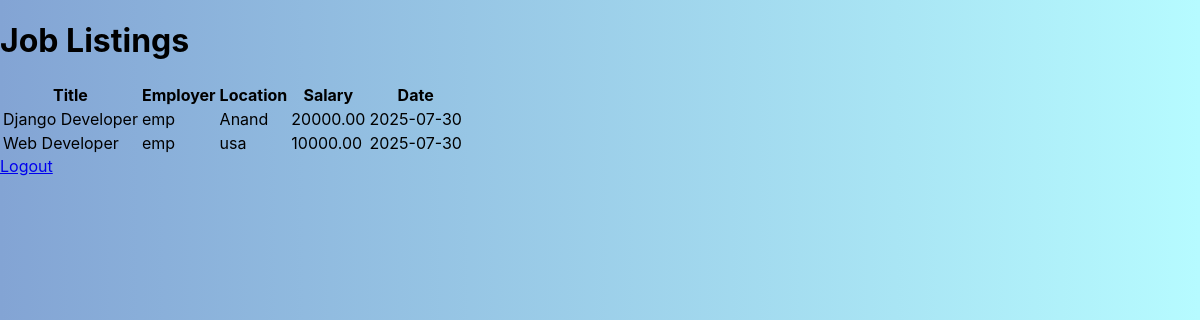
Page /manage-jobs/ (signed in) on the committed database.
### core/models.py (models this page shows, shortened)
class Job(models.Model):
    title = models.CharField(max_length=255)
    description = models.TextField()
    salary = models.DecimalField(max_digits=10, decimal_places=2)
    location = models.CharField(max_length=100)
    category = models.CharField(max_length=100)
    posted_by = models.ForeignKey(User, on_delete=models.CASCADE, related_name='jobs')
    date_posted = models.DateTimeField(auto_now_add=True)

class User(AbstractUser):
    ROLE_CHOICES = (
        ('job_seeker', 'Job Seeker'),
        ('employer', 'Employer'),
        ('admin', 'Admin'),
    )
    role = models.CharField(max_length=20, choices=ROLE_CHOICES)

### core/views.py (the view, shortened to what this page needs)
# urls.py: path('manage-jobs/', views.manage_jobs, name='manage_jobs'),
@login_required
def manage_jobs(request):
    user = request.user
    if user.role == 'employer':
        jobs = Job.objects.filter(posted_by=user)
    elif user.role == 'admin':
        jobs = Job.objects.all()
    else:  # Job Seeker
        jobs = Job.objects.all()
    return render(request, 'manage_jobs.html', {'jobs': jobs})

### core/templates/manage_jobs.html (shortened to what this page needs)
{% load static %}
<!DOCTYPE html>
<html lang="en">
<head>
    <link rel="stylesheet" href="{% static 'css/style.css' %}">
</head>
<body>
<div class="page-wrapper">
    <div class="job-container">
        <h1>Job Listings</h1>
        <table class="job-table">
            <thead>
                <tr>
                    <th>Title</th>
                    <th>Employer</th>
                    <th>Location</th>
                    <th>Salary</th>
                    <th>Date</th>
                </tr>
            </thead>
            <tbody>
                {% for job in jobs %}
                <tr>
                    <td>{{ job.title }}</td>
                    <td>{{ job.posted_by.username}}</td>
                    <td>{{ job.location }}</td>
                    <td>{{ job.salary }}</td>
                    <td>{{  job.date_posted|date:"Y-m-d"  }}</td>
                </tr>
                {% endfor %}
            </tbody>
        </table>
        <div class="btn-wrapper">
            <a href="{% url 'logout' %}" class="logout-button">Logout</a>
        </div>
    </div>
</div>
</body>
</html>

### core/static/css/style.css (style rules this page uses)
body { margin: 0; padding: 0; font-family: 'Inter', sans-serif; background: linear-gradient(to right, #83a4d4, #b6fbff); min-height: 100vh; }

### rows in the picture
Job: title "Django Developer", posted_by.username "emp", location "Anand", salary "20000.00", date_posted "2025-07-30"
Job: title "Web Developer", posted_by.username "emp", location "usa", salary "10000.00", date_posted "2025-07-30"
